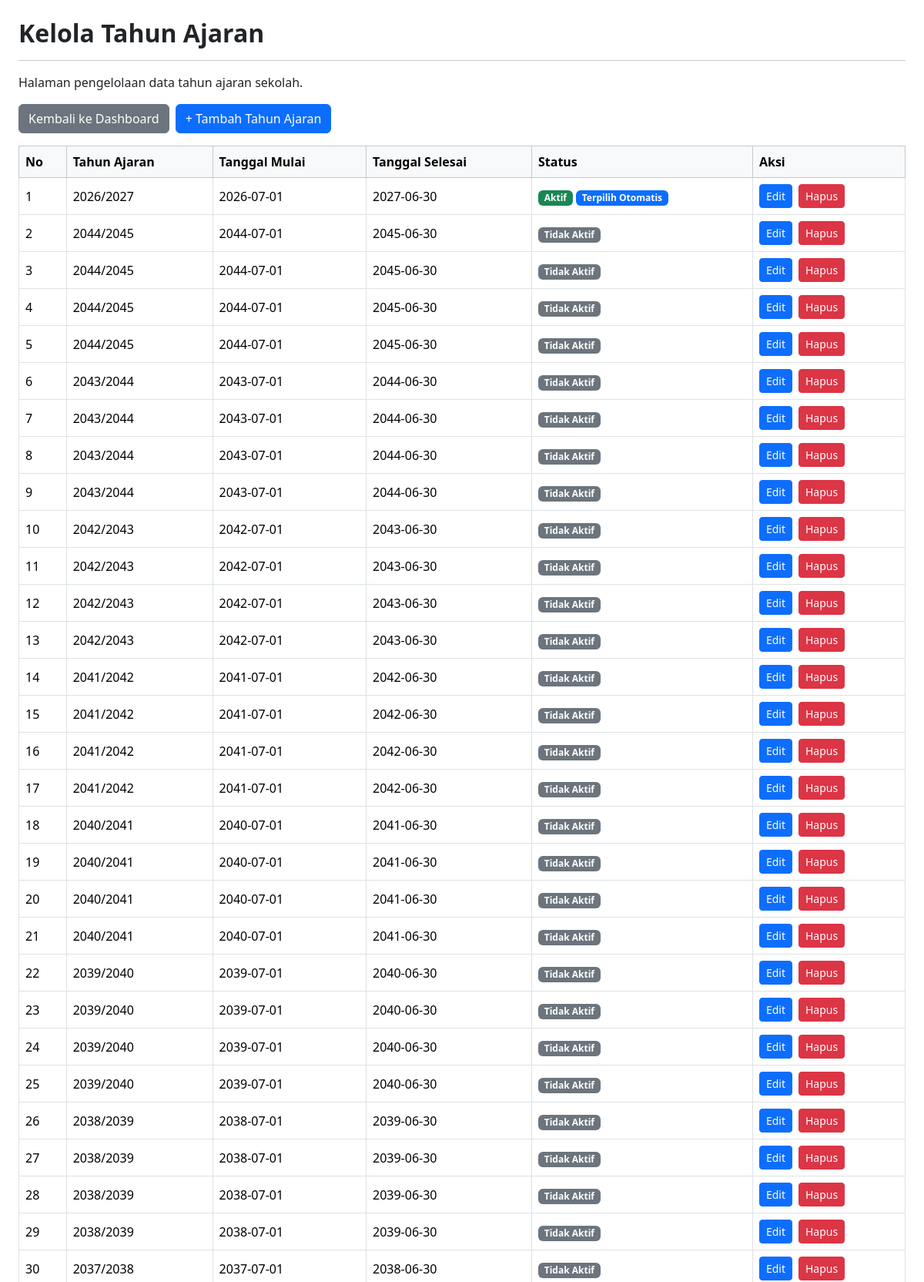
Screenshot of /kelola_tahun_ajaran.php (signed in, upper part) with the database file from the repository.
### tables this page shows
CREATE TABLE `t_tahun_ajaran` (
  `id` int(11) NOT NULL,
  `nama` varchar(20) DEFAULT NULL,
  `tanggal_mulai` date NOT NULL,
  `tanggal_selesai` date NOT NULL,
  `status_aktif` tinyint(1) NOT NULL,
  `created_at` timestamp NOT NULL DEFAULT current_timestamp(),
  `updated_at` timestamp NOT NULL DEFAULT current_timestamp()
);

### includes/tahun_ajaran.php (called while the page is built, shortened)
<?php
if (!function_exists('tahun_ajaran_aktif_id')) {
    function tahun_ajaran_aktif_id($koneksi): int
    {
        static $cache = [];
        $db = $koneksi instanceof mysqli ? $koneksi : ($GLOBALS['koneksi'] ?? null);
        $query = mysqli_query(
            $db,
            "SELECT id
             FROM t_tahun_ajaran
             WHERE status_aktif = 1
             ORDER BY (tanggal_mulai <= CURDATE()
                       AND tanggal_selesai >= CURDATE()) DESC,
                      id DESC
             LIMIT 1"
        );
        $id = 0;
        if ($query) {
            $data = mysqli_fetch_assoc($query);
            $id = (int) ($data['id'] ?? 0);
        }
        return $cache[$db->thread_id ?? 'default'] = $id;
    }
}

### kelola_tahun_ajaran.php (the view, shortened to what this page needs)
<?php
include 'config/koneksi.php';
include 'includes/tahun_ajaran.php';
$embed = isset($_GET['embed']) && $_GET['embed'] === '1';
$idTahunAktif = tahun_ajaran_aktif_id($koneksi);
$query = mysqli_query($koneksi, "
    SELECT * FROM t_tahun_ajaran
    ORDER BY
        CASE
            WHEN id = $idTahunAktif THEN 0
            ELSE 1
        END ASC,
        id DESC
");
function e($value) {
    return htmlspecialchars((string)$value, ENT_QUOTES, 'UTF-8');
}
?>
<?php if (!$embed): ?>
<!DOCTYPE html>
<html lang="id">
<head>
    <link href="https://cdn.jsdelivr.net/npm/bootstrap@5.3.3/dist/css/bootstrap.min.css"
          rel="stylesheet">
    <link href="https://cdn.datatables.net/2.3.4/css/dataTables.bootstrap5.min.css"
          rel="stylesheet">
</head>
<body class="bg-white">
<?php else: ?>
<link href="https://cdn.datatables.net/2.3.4/css/dataTables.bootstrap5.min.css"
      rel="stylesheet">
<?php endif; ?>
<div class="container-fluid p-3 p-md-4 bg-white">
    <h2 class="fw-bold mb-3">Kelola Tahun Ajaran</h2>
    <hr>
    <p>Halaman pengelolaan data tahun ajaran sekolah.</p>
    <div class="d-flex flex-wrap gap-2 mb-3">
        <a href="dashboard.php?embed=1"
           class="btn btn-secondary"
           onclick="return kembaliDashboard(event)">
            Kembali ke Dashboard
        </a>
        <a href="tambah_tahun_ajaran.php<?= $embed ? '?embed=1' : '' ?>"
           class="btn btn-primary">
            + Tambah Tahun Ajaran
        </a>
    </div>
    <div class="table-responsive">
        <table id="tabelTahunAjaran"
               class="table table-bordered table-hover align-middle w-100">
            <thead class="table-light">
                <tr>
                    <th>No</th>
                    <th>Tahun Ajaran</th>
                    <th>Tanggal Mulai</th>
                    <th>Tanggal Selesai</th>
                    <th>Status</th>
                    <th>Aksi</th>
                </tr>
            </thead>
            <tbody>
                <?php
                $no = 1;
                if (mysqli_num_rows($query) > 0):
                    while ($row = mysqli_fetch_assoc($query)):
                ?>
                    <tr>
                        <td><?= $no++ ?></td>
                        <td><?= e($row['nama']) ?></td>
                        <td><?= e($row['tanggal_mulai']) ?></td>
                        <td><?= e($row['tanggal_selesai']) ?></td>
                        <td>
                            <?php if ((int)$row['status_aktif'] === 1): ?>
                                <span class="badge text-bg-success">
                                    Aktif
                                </span>
                                <?php if ((int)$row['id'] === $idTahunAktif): ?>
                                    <span class="badge text-bg-primary">
                                        Terpilih Otomatis
                                    </span>
                                <?php endif; ?>
                            <?php else: ?>
                                <span class="badge text-bg-secondary">
                                    Tidak Aktif
                                </span>
                            <?php endif; ?>
                        </td>
                        <td>
                            <div class="d-flex gap-2">
                                <a href="edit_tahun_ajaran.php?id=<?= (int)$row['id'] ?><?= $embed ? '&embed=1' : '' ?>"
                                   class="btn btn-primary btn-sm">
                                    Edit
                                </a>
                                <a href="hapus_tahun_ajaran.php?id=<?= (int)$row['id'] ?><?= $embed ? '&embed=1' : '' ?>"
                                   class="btn btn-danger btn-sm"
                                   onclick="return confirm('Yakin ingin menghapus tahun ajaran ini?')">
                                    Hapus
                                </a>
                            </div>
                        </td>
                    </tr>
                <?php
                    endwhile;
                endif; ?>
            </tbody>
        </table>
    </div>
</div>
<?php if (!$embed): ?>
</body>
</html>
<?php endif; ?>

### rows the page displays
t_tahun_ajaran: nama "2026/2027", tanggal_mulai "2026-07-01", tanggal_selesai "2027-06-30", status_aktif "Aktif"
t_tahun_ajaran: nama "2044/2045", tanggal_mulai "2044-07-01", tanggal_selesai "2045-06-30", status_aktif "Tidak Aktif"
t_tahun_ajaran: nama "2044/2045", tanggal_mulai "2044-07-01", tanggal_selesai "2045-06-30", status_aktif "Tidak Aktif"
t_tahun_ajaran: nama "2044/2045", tanggal_mulai "2044-07-01", tanggal_selesai "2045-06-30", status_aktif "Tidak Aktif"
t_tahun_ajaran: nama "2044/2045", tanggal_mulai "2044-07-01", tanggal_selesai "2045-06-30", status_aktif "Tidak Aktif"
t_tahun_ajaran: nama "2043/2044", tanggal_mulai "2043-07-01", tanggal_selesai "2044-06-30", status_aktif "Tidak Aktif"
t_tahun_ajaran: nama "2043/2044", tanggal_mulai "2043-07-01", tanggal_selesai "2044-06-30", status_aktif "Tidak Aktif"
t_tahun_ajaran: nama "2043/2044", tanggal_mulai "2043-07-01", tanggal_selesai "2044-06-30", status_aktif "Tidak Aktif"
t_tahun_ajaran: nama "2043/2044", tanggal_mulai "2043-07-01", tanggal_selesai "2044-06-30", status_aktif "Tidak Aktif"
t_tahun_ajaran: nama "2042/2043", tanggal_mulai "2042-07-01", tanggal_selesai "2043-06-30", status_aktif "Tidak Aktif"
t_tahun_ajaran: nama "2042/2043", tanggal_mulai "2042-07-01", tanggal_selesai "2043-06-30", status_aktif "Tidak Aktif"
t_tahun_ajaran: nama "2042/2043", tanggal_mulai "2042-07-01", tanggal_selesai "2043-06-30", status_aktif "Tidak Aktif"
t_tahun_ajaran: nama "2042/2043", tanggal_mulai "2042-07-01", tanggal_selesai "2043-06-30", status_aktif "Tidak Aktif"
t_tahun_ajaran: nama "2041/2042", tanggal_mulai "2041-07-01", tanggal_selesai "2042-06-30", status_aktif "Tidak Aktif"
t_tahun_ajaran: nama "2041/2042", tanggal_mulai "2041-07-01", tanggal_selesai "2042-06-30", status_aktif "Tidak Aktif"
t_tahun_ajaran: nama "2041/2042", tanggal_mulai "2041-07-01", tanggal_selesai "2042-06-30", status_aktif "Tidak Aktif"
t_tahun_ajaran: nama "2041/2042", tanggal_mulai "2041-07-01", tanggal_selesai "2042-06-30", status_aktif "Tidak Aktif"
t_tahun_ajaran: nama "2040/2041", tanggal_mulai "2040-07-01", tanggal_selesai "2041-06-30", status_aktif "Tidak Aktif"
t_tahun_ajaran: nama "2040/2041", tanggal_mulai "2040-07-01", tanggal_selesai "2041-06-30", status_aktif "Tidak Aktif"
t_tahun_ajaran: nama "2040/2041", tanggal_mulai "2040-07-01", tanggal_selesai "2041-06-30", status_aktif "Tidak Aktif"
t_tahun_ajaran: nama "2040/2041", tanggal_mulai "2040-07-01", tanggal_selesai "2041-06-30", status_aktif "Tidak Aktif"
t_tahun_ajaran: nama "2039/2040", tanggal_mulai "2039-07-01", tanggal_selesai "2040-06-30", status_aktif "Tidak Aktif"
t_tahun_ajaran: nama "2039/2040", tanggal_mulai "2039-07-01", tanggal_selesai "2040-06-30", status_aktif "Tidak Aktif"
t_tahun_ajaran: nama "2039/2040", tanggal_mulai "2039-07-01", tanggal_selesai "2040-06-30", status_aktif "Tidak Aktif"
t_tahun_ajaran: nama "2039/2040", tanggal_mulai "2039-07-01", tanggal_selesai "2040-06-30", status_aktif "Tidak Aktif"
t_tahun_ajaran: nama "2038/2039", tanggal_mulai "2038-07-01", tanggal_selesai "2039-06-30", status_aktif "Tidak Aktif"
t_tahun_ajaran: nama "2038/2039", tanggal_mulai "2038-07-01", tanggal_selesai "2039-06-30", status_aktif "Tidak Aktif"
t_tahun_ajaran: nama "2038/2039", tanggal_mulai "2038-07-01", tanggal_selesai "2039-06-30", status_aktif "Tidak Aktif"
t_tahun_ajaran: nama "2038/2039", tanggal_mulai "2038-07-01", tanggal_selesai "2039-06-30", status_aktif "Tidak Aktif"
t_tahun_ajaran: nama "2037/2038", tanggal_mulai "2037-07-01", tanggal_selesai "2038-06-30", status_aktif "Tidak Aktif"
